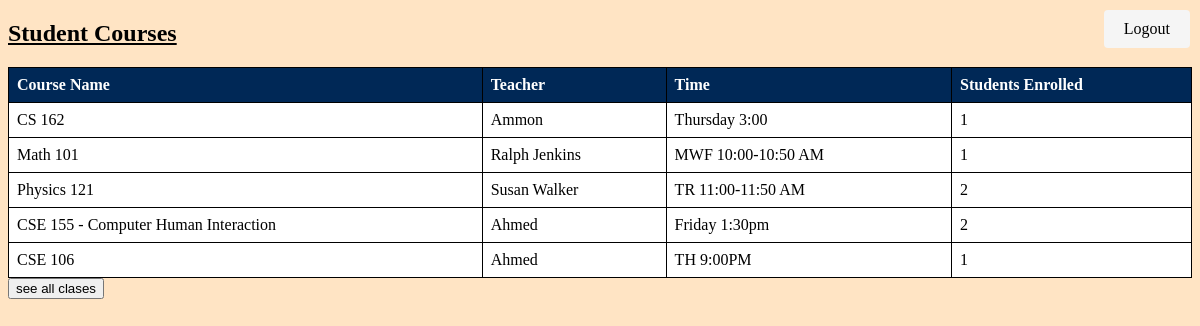
Page /courses (signed in) on the committed database.
### login_example.py (models this page shows)
class Course(db.Model):
    id = db.Column(db.Integer, primary_key=True)
    name = db.Column(db.String(100), nullable=False)
    teacher = db.Column(db.String(100), nullable=False)
    time = db.Column(db.String(100), nullable=False)
    current_students = db.Column(db.Integer, default=0)
    capacity = db.Column(db.Integer, nullable=False)
    users = db.relationship("User", secondary="user_course" ,backref="Course")
    grades = db.relationship("Grade", backref="Course")

### login_example.py (the view)
@app.route('/courses')
@login_required
def courses():
    user = User.query.filter_by(username=current_user.username).first()
    if user.is_teacher:
        courses = Course.query.filter_by(teacher=user.username).all()  # Query courses taught by the teacher
        return render_template('teachLog.html', courses=courses)
    else:
        user_courses = UserCourse.query.filter_by(user_id=user.id).all()
        courses = []
        for i in user_courses:
            course = Course.query.get(i.course_id)
            if course:  # Check if the course exists
                courses.append(course)  # Append the Course object to the list
        return render_template('studLog.html', courses=courses)

### login_example.py (called while the page is built)
@login_manager.user_loader
def load_user(user_id):
    return User.query.get(int(user_id))

### templates/studLog.html (shortened to what this page needs)
<!DOCTYPE html>
<html lang="en">
<head>
</head>
<body>
    <h2>Student Courses</h2>
    <table>
        <tr>
            <th>Course Name</th>
            <th>Teacher</th>
            <th>Time</th>
            <th>Students Enrolled</th>
        </tr>
        {% for course in courses %}
        <tr>
            <td>{{ course.name }}</td>
            <td>{{ course.teacher }}</td>
            <td>{{ course.time }}</td>
            <td>{{ course.current_students }}</td>
        </tr>
        {% endfor %}
    </table>
    <button onclick="window.location.href='/all-courses'">see all clases</button>
    <a href="{{ url_for('logout') }}" class="logout">Logout</a>
</body>
</html>

### templates/studLog.html (style rules this page uses)
table { border-collapse: collapse; width: 100%; background-color: white; }
th, td { border: 1px solid black; text-align: left; padding: 8px; }
th { background-color: #002856; color: white; }
tr:nth-child(even) { background-color: white; }
a { color: #002856; text-decoration: none; }
.logout { position: fixed; top: 10px; right: 10px; padding: 10px 20px; background-color: whitesmoke; color: black; text-decoration: none; border-radius: 4px; }
body { background-color: bisque; }
h2 { text-decoration: underline; }

### rows in the picture
Course: name "CS 162", teacher "Ammon", time "Thursday 3:00", current_students "1"
Course: name "Math 101", teacher "Ralph Jenkins", time "MWF 10:00-10:50 AM", current_students "1"
Course: name "Physics 121", teacher "Susan Walker", time "TR 11:00-11:50 AM", current_students "2"
Course: name "CSE 155 - Computer Human Interaction", teacher "Ahmed", time "Friday 1:30pm", current_students "2"
Course: name "CSE 106", teacher "Ahmed", time "TH 9:00PM", current_students "1"
